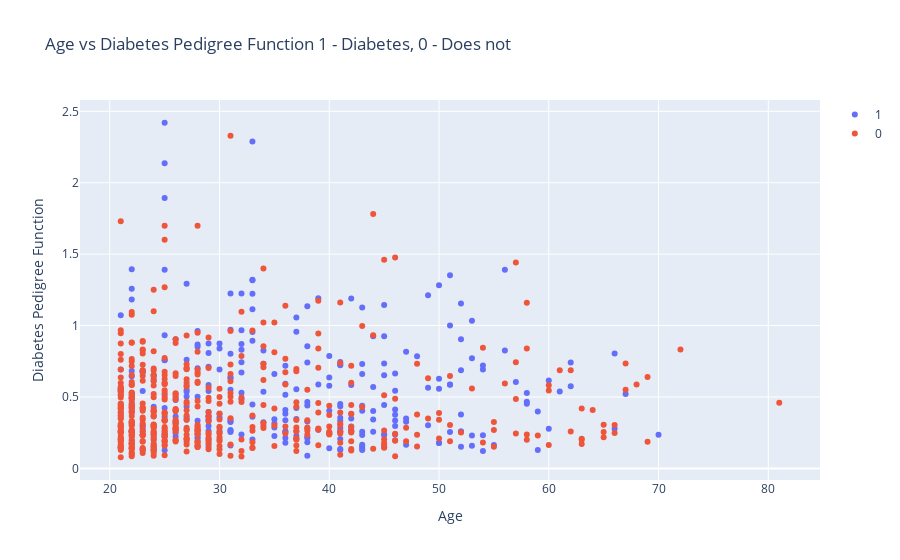

Here is the notebook cell this chart was saved with:
### Code cell
diabetic = [1, 0]
fig = {
    'data' : [
        {
            'x': df.loc[(df['Outcome']==outcome), 'Age'],
            'y': df.loc[(df['Outcome']==outcome), 'DiabetesPedigreeFunction'],
            'name': outcome, 'mode': 'markers',
        } for outcome in diabetic
    ],
    'layout': {
        'title' : 'Age vs Diabetes Pedigree Function 1 - Diabetes, 0 - Does not',
        'xaxis' : {'title' : 'Age'},
        'yaxis' : {'title' : 'Diabetes Pedigree Function'}
    }
}

py.offline.iplot(fig)

### Figure 1 — Plotly figure (JSON) as saved in the notebook; plotly's stock layout.template omitted (floating-point values rounded to 4 significant figures; data arrays with more than 128 entries replaced by an {"elided": "..."} marker saying what was removed)
{"data": [{"mode": "markers", "name": "1", "type": "scatter", "x": {"elided": "268 int values"}, "y": {"elided": "268 float values"}}, {"mode": "markers", "name": "0", "type": "scatter", "x": {"elided": "500 int values"}, "y": {"elided": "500 float values"}}], "layout": {"title": {"text": "Age vs Diabetes Pedigree Function 1 - Diabetes, 0 - Does not"}, "xaxis": {"title": {"text": "Age"}}, "yaxis": {"title": {"text": "Diabetes Pedigree Function"}}}}
